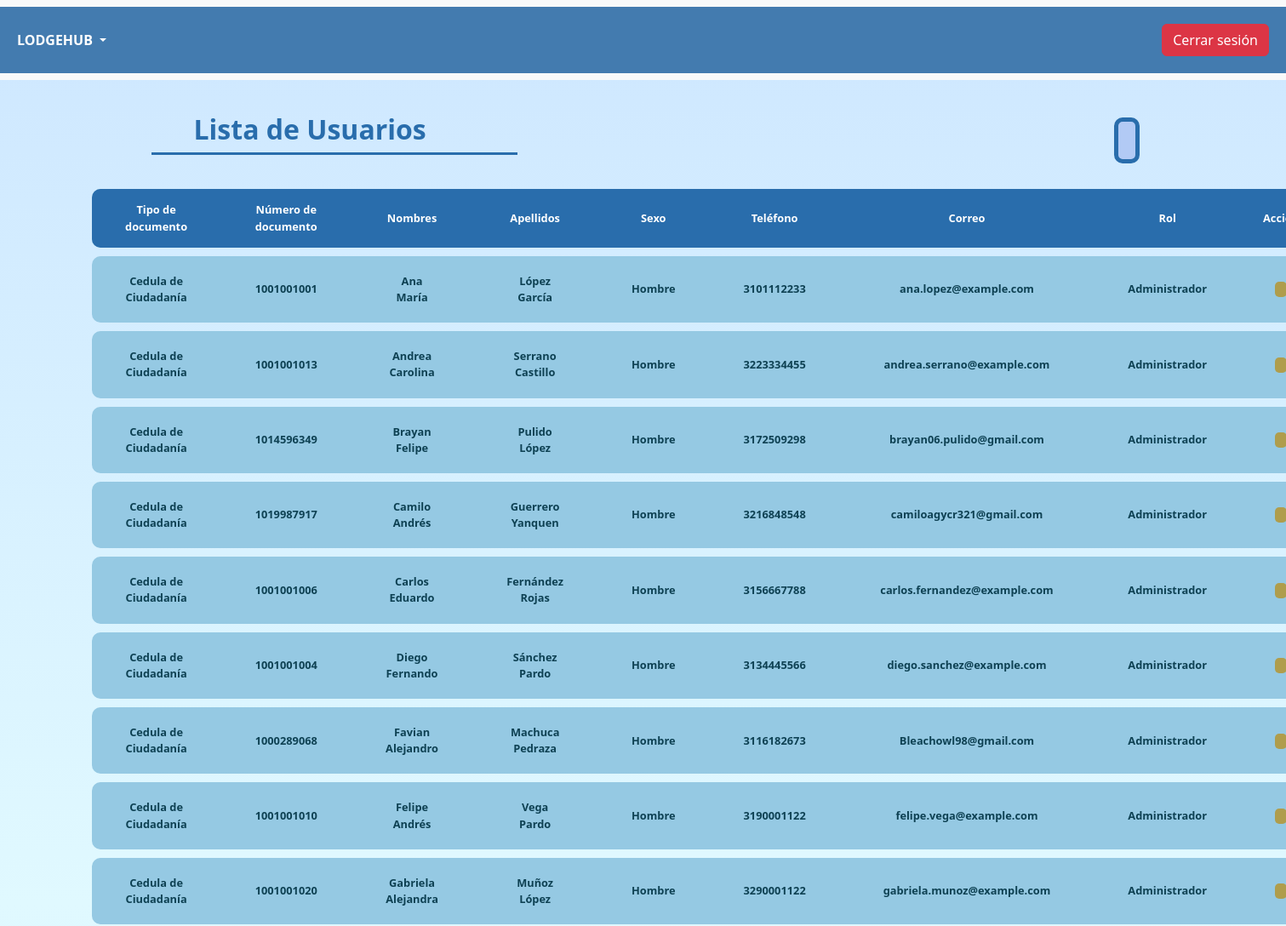
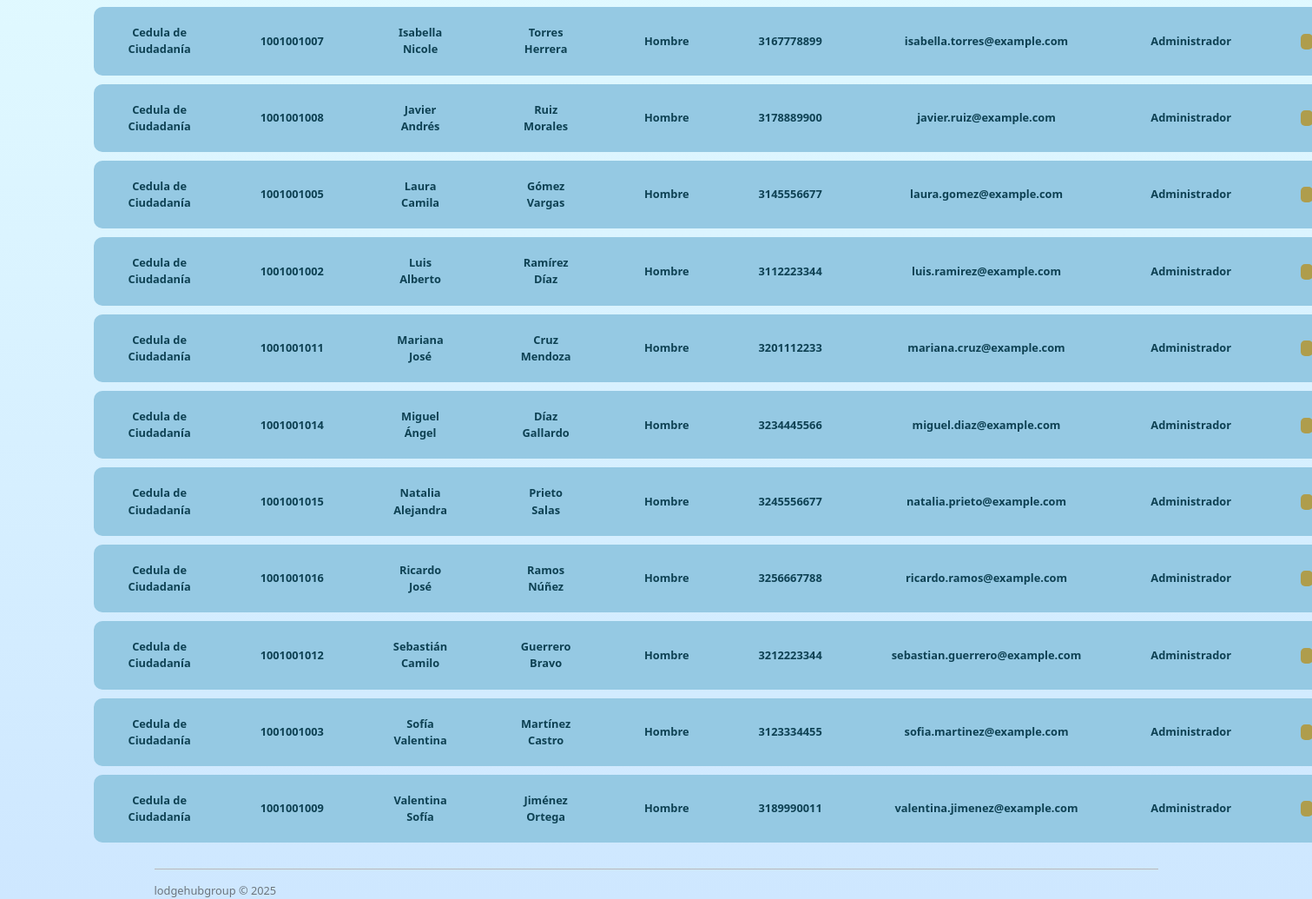
/app/views/Usuarios/lista.php, run on the app's committed database (2 pictures, top to bottom).
### tables this page shows
CREATE TABLE IF NOT EXISTS tp_empleados(numDocumento VARCHAR (15) NOT NULL,
                                nombres VARCHAR (40) NOT NULL,
                                apellidos VARCHAR (40) NOT NULL,
                                direccion VARCHAR (30) NOT NULL,
                                fechaNacimiento DATE NOT NULL,
                                numTelefono VARCHAR (15) NOT NULL,
                                telEmergencia VARCHAR (15) NOT NULL,
                                password varchar (255) NOT NULL,
                                correo VARCHAR (250) NOT NULL,
                                rnt int (10) ,
                                nit int (10) ,
                                foto varchar (255),
                                solicitarContraseña ENUM('0','1') ,
                                tokenPassword varchar (100) ,
                                sesionCaducada INT (1) ,
                                sexo INT (3) NOT NULL,
                                tipoDocumento INT (3) NOT NULL,
                                roles INT (3) NOT NULL,
                                

                                PRIMARY KEY (numdocumento),
                                FOREIGN KEY (sexo) REFERENCES td_sexo (id),
                                FOREIGN KEY (tipoDocumento) REFERENCES td_tipodocumento (id),
                                FOREIGN KEY (roles) REFERENCES td_roles (id)
                                );

CREATE TABLE IF NOT EXISTS td_tipoDocumento(id INT (3) AUTO_INCREMENT NOT NULL,
                                            descripcion VARCHAR (30) NOT NULL,

                                            PRIMARY KEY (id)
                                            );

CREATE TABLE IF NOT EXISTS td_sexo (id INT (3) AUTO_INCREMENT NOT NULL,
                                    descripcion VARCHAR (20) NOT NULL,

                                    PRIMARY KEY (id)
                                    );

CREATE TABLE IF NOT EXISTS td_roles (id INT (3) AUTO_INCREMENT NOT NULL,
                                    descripcion VARCHAR (20) NOT NULL,

                                    PRIMARY KEY (id)
                                    );

### app/models/Usuario.php (called while the page is built, shortened)
<?php
class Usuario
{
    private $db;
    public function __construct($database_connection)
    {
        $this->db = $database_connection;
    }
    public function obtenerTodos()
    {
        $sql = "SELECT
                    d.descripcion AS tipo_documento,
                    e.numDocumento,
                    e.nombres,
                    e.apellidos,
                    s.descripcion AS sexo,
                    e.numTelefono,
                    e.telEmergencia,
                    e.correo,
                    r.descripcion AS rol
                FROM tp_empleados e
                INNER JOIN td_tipodocumento d ON e.tipoDocumento = d.id
                INNER JOIN td_sexo s ON e.sexo = s.id
                INNER JOIN td_roles r ON e.roles = r.id
                ORDER BY e.nombres ASC";
        try {
            $stmt = $this->db->prepare($sql);
            $stmt->execute();
            return $stmt->fetchAll(PDO::FETCH_ASSOC);
        } catch (PDOException $e) {
            error_log($e->getMessage());
            return [];
        }
    }
}

### app/views/Usuarios/lista.php (the view, shortened to what this page needs)
<?php
require_once __DIR__ . '/../../../app/Models/Usuario.php';
$db = conexionDB();
$usuarioModel = new Usuario($db);
$usuarios = $usuarioModel->obtenerTodos();
?>
<!DOCTYPE html>
<html lang="en">
<head>
    <link rel="stylesheet" href="../../../public/assets/css/styles.css">
    <link href="https://cdn.jsdelivr.net/npm/bootstrap@5.3.7/dist/css/bootstrap.min.css" rel="stylesheet">
</head>
<body>
    <?php include $_SERVER['DOCUMENT_ROOT'] . "/lodgehub/app/views/layouts/nav.php"; ?>
    <div class="container mt-4"> <div class="user-header">
            <h2 class="form-title">Lista de Usuarios</h2>
            <a href="crearUsuario.php" class="btn-add" title="Agregar Usuario">
            </a>
        </div>
        <table class="user-table">
            <thead class="user-table-header">
                <tr>
                    <th>Tipo de documento</th>
                    <th>Número de documento</th>
                    <th>Nombres</th>
                    <th>Apellidos</th>
                    <th>Sexo</th>
                    <th>Teléfono</th>
                    <th>Correo</th>
                    <th>Rol</th>
                    <th>Acciones</th>
                </tr>
            </thead>
            <tbody class="user-table-body">
                <?php if (empty($usuarios)): ?>
                    <tr>
                        <td colspan="9" style="text-align: center;">No hay usuarios registrados.</td>
                    </tr>
                <?php else: ?>
                    <?php foreach ($usuarios as $usuario): ?>
                        <tr>
                            <td><?php echo htmlspecialchars($usuario['tipo_documento']); ?></td>
                            <td><?php echo htmlspecialchars($usuario['numDocumento']); ?></td>
                            <td><?php echo htmlspecialchars($usuario['nombres']); ?></td>
                            <td><?php echo htmlspecialchars($usuario['apellidos']); ?></td>
                            <td><?php echo htmlspecialchars($usuario['sexo']); ?></td>
                            <td><?php echo htmlspecialchars($usuario['numTelefono']); ?></td>
                            <td><?php echo htmlspecialchars($usuario['correo']); ?></td>
                            <td><?php echo htmlspecialchars($usuario['rol']); ?></td>
                            <td class="action-links">
                                <a href="editarUsuario.php?id=<?php echo htmlspecialchars($usuario['numDocumento']); ?>" class="btn-edit" title="Editar"><i class="fas fa-edit"></i></a>
                            </td>
                        </tr>
                    <?php endforeach; ?>
                <?php endif; ?>
            </tbody>
        </table>
        <footer class="form-footer">
            lodgehubgroup © 2025
        </footer>
    </div>
</body>
</html>

### app/views/layouts/nav.php (shortened to what this page needs)
<nav class="navbar navbar-expand-lg bg-body-tertiary">
  <div class="container-fluid">
    <div class="collapse navbar-collapse" id="navbarSupportedContent">
      <ul class="navbar-nav me-auto mb-2 mb-lg-0">
        <li class="nav-item dropdown">
          <a id="lodgebub-dropdown" class="nav-link dropdown-toggle" href="#" role="button" data-bs-toggle="dropdown" aria-expanded="false">
            LODGEHUB
          </a>
        </li>
      </ul>
      <form class="d-flex" role="perfil">
        <a href="../homepage/cerrarSesion.php" class="btn btn-danger">Cerrar sesión</a>
      </form>
    </div>
  </div>
</nav>

### public/assets/css/styles.css (style rules this page uses)
html, body { font-family: "Arial", sans-serif; background: linear-gradient(#cee7ff, #e0f9ff, #cee7ff); justify-content: center; align-items: center; width: auto; margin: 0; padding: 0; height: 100%; }
.form-title { color: #296dac; font-weight: 645; font-size: 2.0em; margin-bottom: 30px; margin-left: 70px; border-bottom: 3px solid #296DAC; padding-top: 15px; padding-left: 50px; padding-bottom: 8px; width: 35%; }
.form-footer { margin: 20px 70px; padding-top: 15px; padding-bottom: 0px; font-size: 0.8em; color: #6c757d; text-align: left; border-top: 1px solid #b8b8b8; }
.user-header { display: flex; flex-wrap: wrap; justify-content: space-between; width: 95%; margin-bottom: 0px; }
.user-table { width: 100%; border-collapse: separate; border-spacing: 0 10px; color: #0E4153; font-size: 0.8em; font-weight: 550; overflow-y: auto; }
.user-table tr { background-color: #95C9E3; padding: 15px 20px; text-align: center; }
.user-table th { background-color: #296dac; color: #ffffff; padding: 15px 20px; text-align: center; }
.user-table td { padding: 20px 40px; text-align: center; }
.user-table th:first-child, .user-table tr td:first-child { border-top-left-radius: 10px; border-bottom-left-radius: 10px; }
.user-table th:last-child, .user-table tr td:last-child { border-top-right-radius: 10px; border-bottom-right-radius: 10px; }
.btn-edit { background-color: #af9d4c; color: #ffffff; font-size: 0.8em; padding: 2px 7px; border: none; border-radius: 5px; cursor: pointer; transition: background-color 0.2s ease; }
.btn-add { background-color: #B2CAF5; color: #296DAC; border: 5px solid #296DAC; float: left; margin: 20px 0; padding: 10px; text-align: center; font-size: 1.5em; border-radius: 10px; cursor: pointer; }
.btn { padding: 5px 32px; border: none; border-radius: 6px; cursor: pointer; font-weight: 500; transition: background-color 0.2s ease, box-shadow 0.2s ease; }
.container-fluid { background: #437bafff; padding: 20px; }
#lodgebub-dropdown { color: #ffffffff; margin: 0; padding: 0; list-style: none; font-weight: bold; text-transform: uppercase; }

### app/views/layouts/nav.php (style rules this page uses)
.container-fluid { background: #437bafff; padding: 20px; }
#lodgebub-dropdown { color: #ffffffff; margin: 0; padding: 0; list-style: none; font-weight: bold; text-transform: uppercase; }

### data on the page
tp_empleados: tipoDocumento.descripcion "Cedula de Ciudadanía", numDocumento "1001001001", nombres "Ana María", apellidos "López García", sexo.descripcion "Hombre", numTelefono "3101112233", correo "ana.lopez@example.com", roles.descripcion "Administrador"
tp_empleados: tipoDocumento.descripcion "Cedula de Ciudadanía", numDocumento "1001001013", nombres "Andrea Carolina", apellidos "Serrano Castillo", sexo.descripcion "Hombre", numTelefono "3223334455", correo "andrea.serrano@example.com", roles.descripcion "Administrador"
tp_empleados: tipoDocumento.descripcion "Cedula de Ciudadanía", numDocumento "1014596349", nombres "Brayan Felipe", apellidos "Pulido López", sexo.descripcion "Hombre", numTelefono "3172509298", correo "brayan06.pulido@gmail.com", roles.descripcion "Administrador"
tp_empleados: tipoDocumento.descripcion "Cedula de Ciudadanía", numDocumento "1019987917", nombres "Camilo Andrés", apellidos "Guerrero Yanquen", sexo.descripcion "Hombre", numTelefono "3216848548", correo "camiloagycr321@gmail.com", roles.descripcion "Administrador"
tp_empleados: tipoDocumento.descripcion "Cedula de Ciudadanía", numDocumento "1001001006", nombres "Carlos Eduardo", apellidos "Fernández Rojas", sexo.descripcion "Hombre", numTelefono "3156667788", correo "carlos.fernandez@example.com", roles.descripcion "Administrador"
tp_empleados: tipoDocumento.descripcion "Cedula de Ciudadanía", numDocumento "1001001004", nombres "Diego Fernando", apellidos "Sánchez Pardo", sexo.descripcion "Hombre", numTelefono "3134445566", correo "diego.sanchez@example.com", roles.descripcion "Administrador"
tp_empleados: tipoDocumento.descripcion "Cedula de Ciudadanía", numDocumento "1000289068", nombres "Favian Alejandro", apellidos "Machuca Pedraza", sexo.descripcion "Hombre", numTelefono "3116182673", correo "Bleachowl98@gmail.com", roles.descripcion "Administrador"
tp_empleados: tipoDocumento.descripcion "Cedula de Ciudadanía", numDocumento "1001001010", nombres "Felipe Andrés", apellidos "Vega Pardo", sexo.descripcion "Hombre", numTelefono "3190001122", correo "felipe.vega@example.com", roles.descripcion "Administrador"
tp_empleados: tipoDocumento.descripcion "Cedula de Ciudadanía", numDocumento "1001001020", nombres "Gabriela Alejandra", apellidos "Muñoz López", sexo.descripcion "Hombre", numTelefono "3290001122", correo "gabriela.munoz@example.com", roles.descripcion "Administrador"
tp_empleados: tipoDocumento.descripcion "Cedula de Ciudadanía", numDocumento "1001001007", nombres "Isabella Nicole", apellidos "Torres Herrera", sexo.descripcion "Hombre", numTelefono "3167778899", correo "isabella.torres@example.com", roles.descripcion "Administrador"
tp_empleados: tipoDocumento.descripcion "Cedula de Ciudadanía", numDocumento "1001001008", nombres "Javier Andrés", apellidos "Ruiz Morales", sexo.descripcion "Hombre", numTelefono "3178889900", correo "javier.ruiz@example.com", roles.descripcion "Administrador"
tp_empleados: tipoDocumento.descripcion "Cedula de Ciudadanía", numDocumento "1001001005", nombres "Laura Camila", apellidos "Gómez Vargas", sexo.descripcion "Hombre", numTelefono "3145556677", correo "laura.gomez@example.com", roles.descripcion "Administrador"
tp_empleados: tipoDocumento.descripcion "Cedula de Ciudadanía", numDocumento "1001001002", nombres "Luis Alberto", apellidos "Ramírez Díaz", sexo.descripcion "Hombre", numTelefono "3112223344", correo "luis.ramirez@example.com", roles.descripcion "Administrador"
tp_empleados: tipoDocumento.descripcion "Cedula de Ciudadanía", numDocumento "1001001011", nombres "Mariana José", apellidos "Cruz Mendoza", sexo.descripcion "Hombre", numTelefono "3201112233", correo "mariana.cruz@example.com", roles.descripcion "Administrador"
tp_empleados: tipoDocumento.descripcion "Cedula de Ciudadanía", numDocumento "1001001014", nombres "Miguel Ángel", apellidos "Díaz Gallardo", sexo.descripcion "Hombre", numTelefono "3234445566", correo "miguel.diaz@example.com", roles.descripcion "Administrador"
tp_empleados: tipoDocumento.descripcion "Cedula de Ciudadanía", numDocumento "1001001015", nombres "Natalia Alejandra", apellidos "Prieto Salas", sexo.descripcion "Hombre", numTelefono "3245556677", correo "natalia.prieto@example.com", roles.descripcion "Administrador"
tp_empleados: tipoDocumento.descripcion "Cedula de Ciudadanía", numDocumento "1001001016", nombres "Ricardo José", apellidos "Ramos Núñez", sexo.descripcion "Hombre", numTelefono "3256667788", correo "ricardo.ramos@example.com", roles.descripcion "Administrador"
tp_empleados: tipoDocumento.descripcion "Cedula de Ciudadanía", numDocumento "1001001012", nombres "Sebastián Camilo", apellidos "Guerrero Bravo", sexo.descripcion "Hombre", numTelefono "3212223344", correo "sebastian.guerrero@example.com", roles.descripcion "Administrador"
tp_empleados: tipoDocumento.descripcion "Cedula de Ciudadanía", numDocumento "1001001003", nombres "Sofía Valentina", apellidos "Martínez Castro", sexo.descripcion "Hombre", numTelefono "3123334455", correo "sofia.martinez@example.com", roles.descripcion "Administrador"
tp_empleados: tipoDocumento.descripcion "Cedula de Ciudadanía", numDocumento "1001001009", nombres "Valentina Sofía", apellidos "Jiménez Ortega", sexo.descripcion "Hombre", numTelefono "3189990011", correo "valentina.jimenez@example.com", roles.descripcion "Administrador"
